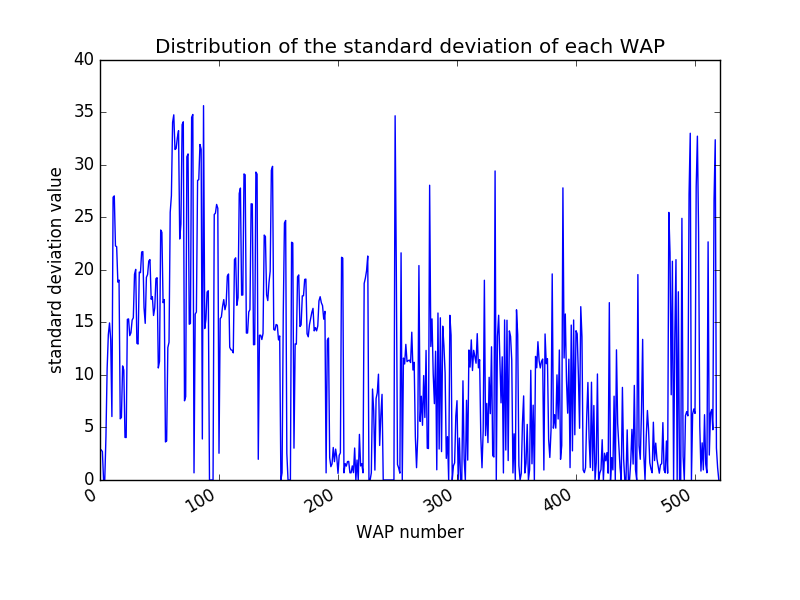

Reproduce this figure in Python.
import pandas as pd
import collections
import matplotlib.pyplot as plt
import numpy as np

# TODO : get the count table
def read(name):
    df = pd.read_csv(name)
    shape = df.shape
    # TODO : get raws of WAP1~520
    raws = df.iloc[0:shape[0],0:520]

    # TODO : calculate standard deviation
    table = raws.std(axis = 0)

    return table


# TODO : plot
def plot_table(table):
    x = list(range(1,521))
    y = table.values

    fig = plt.figure()
    plt.xlabel('WAP number')
    plt.ylabel('standard deviation value')
    plt.title('Distribution of the standard deviation of each WAP')
    plt.plot(x,y)
    plt.xlim((0,521))
    plt.gcf().autofmt_xdate()
    fig.savefig('Q3_std.png')

if __name__ == '__main__':
    table = read('TrainingData_new.csv')
    plot_table(table)